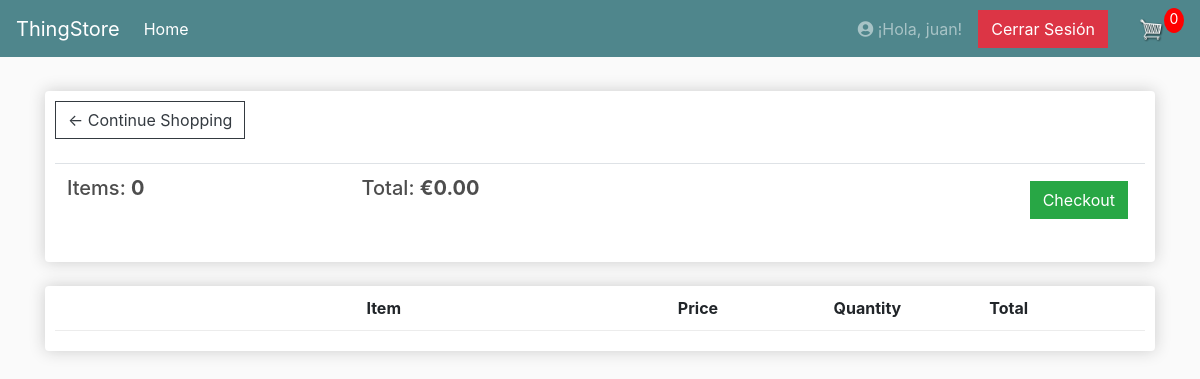
/cart/ (signed in), run on an earlier commit of the app's database.
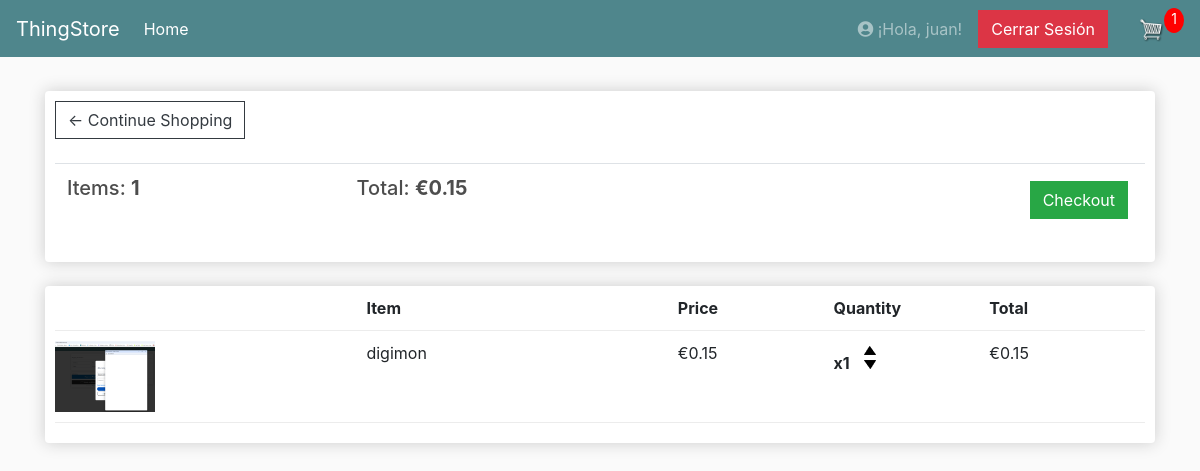
And on a later commit of the database.
### store/models.py (models this page shows, shortened)
class Order(models.Model):
    customer = models.ForeignKey(Customer, null=True, blank=True, on_delete=models.SET_NULL)
    date_ordered = models.DateTimeField(auto_now_add=True)
    complete = models.BooleanField(default=False)
    transaction_id = models.CharField(max_length=100, null=True)
    @property
    def get_cart_total(self):
        orderitems = self.orderitem_set.all()
        total = sum([item.get_total for item in orderitems])
        return total
    @property
    def get_cart_items(self):
        orderitems = self.orderitem_set.all()
        total = sum([item.quantity for item in orderitems])
        return total

class OrderItem(models.Model):
    product = models.ForeignKey(Product, on_delete=models.SET_NULL, null=True)
    order = models.ForeignKey(Order, on_delete=models.CASCADE)
    quantity = models.IntegerField(default=0, null=True, blank=True)
    date_added = models.DateTimeField(auto_now_add=True)
    download_token = models.UUIDField(default=uuid.uuid4, editable=False, unique=True, null=True, blank=True)
    @property
    def get_total(self):
        if self.product:
            total = self.product.price * self.quantity
            return total
        return Decimal('0.00')  # Devuelve 0 si no hay producto

class Product(models.Model):
    name = models.CharField(max_length=200)
    price = models.DecimalField(max_digits=10, decimal_places=2) # Cambiado de FloatField a DecimalField
    digital = models.BooleanField(default=False, null=True, blank=True)
    image = models.ImageField(null=True, blank=True, upload_to='product_images/')
    digital_file = models.FileField(upload_to='digital_products/', null=True, blank=True) # Campo para el archivo descargable
    @property
    def imageURL(self):
        try:
            url = self.image.url
        except ValueError: # Capturar ValueError si no hay archivo (en vez de un 'except' genérico)
            url = ''
        return url

### store/views.py (the view)
# urls.py: path('cart/', views.cart, name="cart"),
def cart(request):
    data = cartData(request)
    cartItems = data['cartItems']
    order = data['order']
    items = data['items']
    context = {'items': items, 'order': order, 'cartItems': cartItems}
    return render(request, 'store/cart.html', context)

### store/utils.py (called while the page is built)
def cartData(request):
    if request.user.is_authenticated:
        try:
            customer = request.user.customer
        except Customer.DoesNotExist:
            customer = Customer.objects.create(
                user=request.user,
                name=request.user.username, # Puedes ajustar esto si tienes un campo 'first_name' en tu User
                email=request.user.email,
            )
        order, created = Order.objects.get_or_create(customer=customer, complete=False)
        items = order.orderitem_set.all()
        cartItems = order.get_cart_items
    else:
        cookieData = cookieCart(request)
        cartItems = cookieData['cartItems']
        order = cookieData['order']
        items = cookieData['items']
    return {'cartItems': cartItems, 'order': order, 'items': items}

### store/templates/store/cart.html (shortened to what this page needs)
{% extends 'store/main.html' %}
{% load static %}
{% block content %}
    <div class="row">
        <div class="col-lg-12">
            <div class="box-element">
                <a class="btn btn-outline-dark" href="{% url 'store' %}">&#x2190; Continue Shopping</a>
                <br>
                <br>
                <table class="table">
                    <tr>
                        <th><h5>Items: <strong>{{order.get_cart_items}}</strong></h5></th>
                        <th><h5>Total: <strong> €{{order.get_cart_total|floatformat:2}}</strong></h5></th>
                        <th>
                            <a style="float:right; margin:5px;" class="btn btn-success" href="{% url 'checkout' %}">Checkout</a>
                        </th>
                    </tr>
                </table>
            </div>
            <br>
            <div class="box-element">
                <div class="cart-row">
					<div style="flex:2"></div>
					<div style="flex:2"><strong>Item</strong></div>
					<div style="flex:1"><strong>Price</strong></div>
					<div style="flex:1"><strong>Quantity</strong></div>
					<div style="flex:1"><strong>Total</strong></div>
				</div>
                {% for item in items %}
				<div class="cart-row">
					<div style="flex:2"><img class="row-image" src="{{item.product.imageURL}}"></div>
					<div style="flex:2"><p>{{item.product.name}}</p></div>
					<div style="flex:1"><p>€{{item.product.price|floatformat:2}}</p></div>
					<div style="flex:1">
						<p class="quantity">x{{item.quantity}}</p>
						<div class="quantity">
							<img data-product="{{item.product.id}}" data-action="add" class="chg-quantity update-cart" src="{% static  'images/arrow-up.png' %}">
							<img data-product="{{item.product.id}}" data-action="remove" class="chg-quantity update-cart" src="{% static  'images/arrow-down.png' %}">
						</div>
					</div>
					<div style="flex:1"><p>€{{item.get_total|floatformat:2}}</p></div>
				</div>
                {% endfor %}
            </div>
        </div>
    </div>
{% endblock content %}

### store/templates/store/main.html (shortened to what this page needs)
<!DOCTYPE html>
{% load static %}
<html>
<head>
	<link rel="stylesheet" href="https://stackpath.bootstrapcdn.com/bootstrap/4.4.1/css/bootstrap.min.css">
	<link rel="stylesheet" type="text/css" href="{% static 'css/main.css' %}">
	<link rel="stylesheet" href="https://cdnjs.cloudflare.com/ajax/libs/font-awesome/5.15.4/css/all.min.css" />
</head>
<body>
	<nav class="navbar navbar-expand-lg navbar-dark bg-dark">
	  <a class="navbar-brand" href="{% url 'store' %}">ThingStore</a>
	  <div class="collapse navbar-collapse" id="navbarSupportedContent">
	    <ul class="navbar-nav mr-auto">
	      <li class="nav-item active">
	        <a class="nav-link" href="{% url 'store' %}">Home <span class="sr-only">(current)</span></a>
	      </li>
	    </ul>
			<div class="form-inline my-2 my-lg-0">
				{% if not user.is_authenticated %}
					<a href="{% url 'login' %}" class="btn btn-warning">Login</a>
				{% else %}
					<span class="navbar-text mr-3">
					  <i class="fas fa-user-circle"></i> ¡Hola, {{ user.username }}!
					</span>
					<form action="{% url 'logout' %}" method="post" style="display: inline;">
						<button type="submit" class="btn btn-danger mr-3">Cerrar Sesión</button>
					</form>
				{% endif %}
					<a href="{% url 'cart' %}">
					   <img  id="cart-icon" src="{% static 'images/cart.png' %}">
					</a>
					<p id="cart-total">{{cartItems}}</p>
			</div>
	  </div>
	</nav>
     <div class="container">
            <br>
            {% block content %}
            {% endblock content %}
         </div>
</body>
</html>

### static/css/main.css (style rules this page uses)
body { background-color: hsl(0, 0%, 98%); }
h1,h2,h3,h4,h5,h6 { color:hsl(0, 0%, 30%); }
.box-element { box-shadow:hsl(0, 0%, 80%) 0 0 16px; background-color: #fff; border-radius: 4px; padding: 10px; }
.bg-dark { background-color: #4f868c!important; }
#cart-icon { width:25px; display: inline-block; margin-left: 15px; }
#cart-total { display: block; text-align: center; color:#fff; background-color: red; width: 20px; height: 25px; border-radius: 50%; font-size: 14px; }
.col-lg-4, .col-lg-6, .col-lg-8, .col-lg-12 { margin-top: 10px; }
.btn { border-radius: 0; }
.row-image { width: 100px; }
.cart-row { display: flex; align-items: flex-stretch; padding-bottom: 10px; margin-bottom: 10px; border-bottom: 1px solid #ececec; }
.quantity { display: inline-block; font-weight: 700; padding-right:10px; }
.chg-quantity { width: 12px; cursor: pointer; display: block; margin-top: 5px; transition:.1s; }

What changed in the data, as far as the page shows it:
computed for Order: get_cart_items "0" → "1"; get_cart_total "0.00" → "0.15"
added OrderItem: product.imageURL (picture), product.name "digimon", product.price "0.15", quantity "1", get_total "0.15"
Also different on the page:
{{ cartItems }}: "0" → "1"
